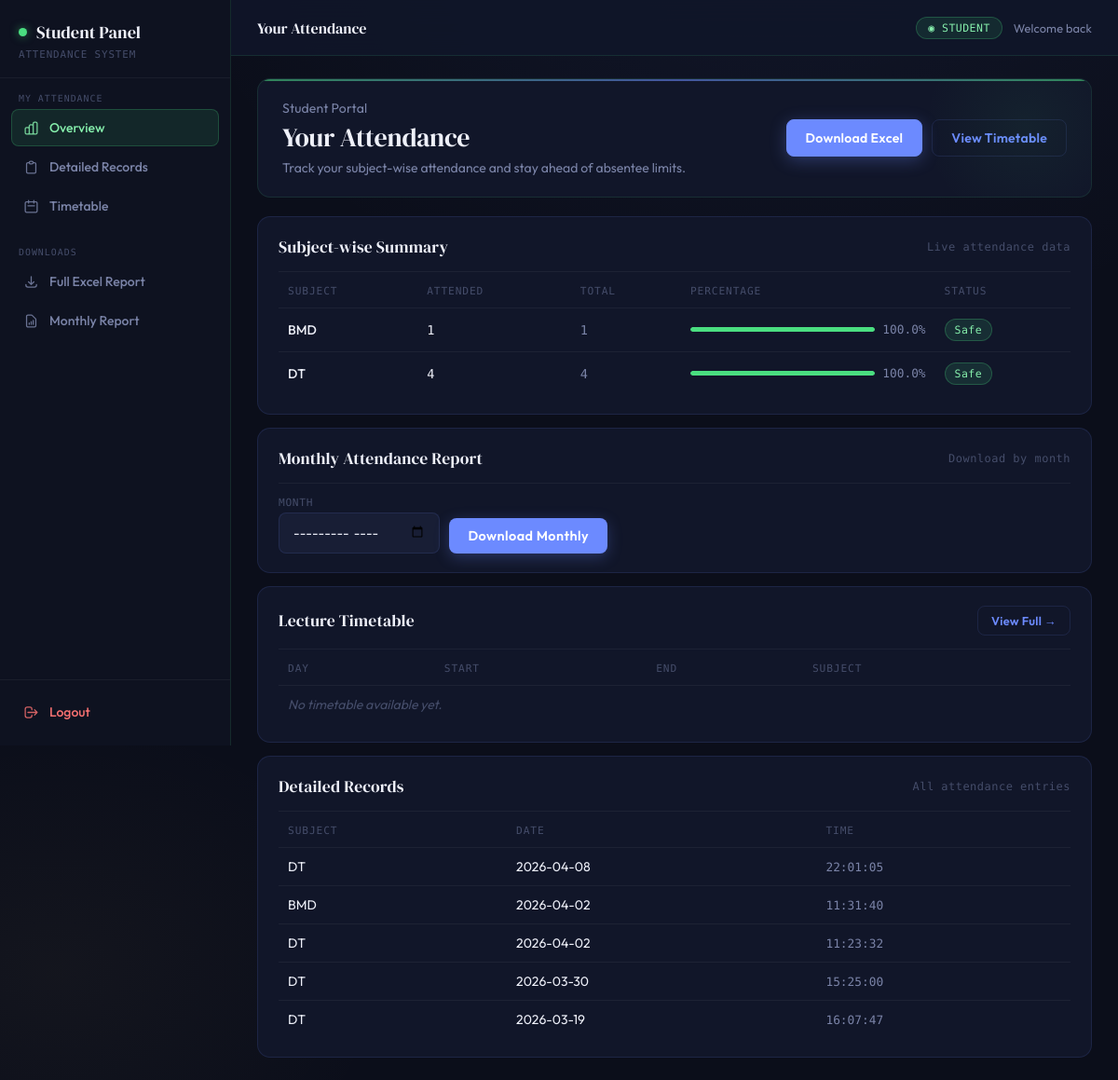
/student_dashboard (signed in), run on the app's committed database.
### tables this page shows
CREATE TABLE attendance(
        id INTEGER PRIMARY KEY AUTOINCREMENT,
        student_id INTEGER,
        subject TEXT,
        date TEXT,
        time TEXT
    );

### app/routes/dashboard_routes.py (the view)
@dashboard_bp.route("/student_dashboard")
def student_dashboard():
    if session.get("role") != "student":
        return redirect("/dashboard")
    user_id = session["user_id"]
    conn = get_connection()
    c = conn.cursor()
    student = c.execute(
        "SELECT id FROM students WHERE user_id=?",
        (user_id,)
    ).fetchone()
    student_id = student[0]
    data = c.execute("""
        SELECT subject, COUNT(id)
        FROM attendance
        WHERE student_id=?
        GROUP BY subject
    """, (student_id,)).fetchall()
    result = []
    for subject, attended in data:
        total = c.execute("""
            SELECT COUNT(DISTINCT date)
            FROM attendance
            WHERE subject=?
        """, (subject,)).fetchone()[0]
        risk, percent = predict_risk(attended, total)
        result.append((subject, attended, total, round(percent,2), risk))
    records = c.execute(
        """
        SELECT subject, date, time
        FROM attendance
        WHERE student_id=?
        ORDER BY date DESC, time DESC
        """,
        (student_id,)
    ).fetchall()
    conn.close()
    timetable = get_all_timetable()
    return render_template("student_dashboard.html", result=result, records=records, timetable=timetable)

### app/models/db.py (called while the page is built)
def get_connection():
    return sqlite3.connect(DB)

### app/services/risk_service.py (called while the page is built)
def predict_risk(attended, total):
    if total == 0:
        return "No Data", 0
    percentage = (attended / total) * 100
    if percentage < 60:
        return "High Risk", percentage
    elif percentage < 75:
        return "Moderate Risk", percentage
    else:
        return "Safe", percentage

### app/services/timetable_service.py (called while the page is built)
def _ensure_timetable_file():
    if not os.path.exists(TIMETABLE_FILE):
        wb = Workbook()
        ws = wb.active
        ws.title = "Timetable"
        ws.append(["Day", "Start", "End", "Subject"])
        wb.save(TIMETABLE_FILE)

def get_all_timetable():
    _ensure_timetable_file()
    wb = load_workbook(TIMETABLE_FILE)
    sheet = wb["Timetable"]
    entries = []
    for row in sheet.iter_rows(min_row=2, values_only=True):
        if not any(row):
            continue
        day, start, end, subject = row
        entries.append({"day": day or "", "start": start or "", "end": end or "", "subject": subject or ""})
    return entries

### app/templates/student_dashboard.html (shortened to what this page needs)
<!DOCTYPE html>
<html lang="en">
<head>
    <link rel="stylesheet" href="{{ url_for('static', filename='css/style.css') }}">
</head>
<body>
<div class="app-shell">
    <aside class="sidebar" id="sidebar">
        <div class="sidebar-logo">
            <div class="brand">
                <span class="brand-dot"></span>
                Student Panel
            </div>
            <div class="sub">Attendance System</div>
        </div>
        <div class="sidebar-section">
            <div class="sidebar-label">My Attendance</div>
            <a href="#" class="nav-item active">
                Overview
            </a>
            <a href="#detailed-records" class="nav-item">
                <svg class="nav-icon" fill="none" viewBox="0 0 24 24" stroke="currentColor" stroke-width="1.8">
                    <path stroke-linecap="round" stroke-linejoin="round" d="M9 5H7a2 2 0 00-2 2v12a2 2 0 002 2h10a2 2 0 002-2V7a2 2 0 00-2-2h-2M9 5a2 2 0 002 2h2a2 2 0 002-2M9 5a2 2 0 012-2h2a2 2 0 012 2"/>
                </svg>
                Detailed Records
            </a>
            <a href="#timetable-section" class="nav-item">
                <svg class="nav-icon" fill="none" viewBox="0 0 24 24" stroke="currentColor" stroke-width="1.8">
                    <path stroke-linecap="round" stroke-linejoin="round" d="M8 7V3m8 4V3m-9 8h10M5 21h14a2 2 0 002-2V7a2 2 0 00-2-2H5a2 2 0 00-2 2v12a2 2 0 002 2z"/>
                </svg>
                Timetable
            </a>
        </div>
        <div class="sidebar-section">
            <div class="sidebar-label">Downloads</div>
            <a href="/download_student_attendance" class="nav-item">
                <svg class="nav-icon" fill="none" viewBox="0 0 24 24" stroke="currentColor" stroke-width="1.8">
                    <path stroke-linecap="round" stroke-linejoin="round" d="M4 16v1a3 3 0 003 3h10a3 3 0 003-3v-1m-4-4l-4 4m0 0l-4-4m4 4V4"/>
                </svg>
                Full Excel Report
            </a>
            <a href="#monthly-section" class="nav-item">
                <svg class="nav-icon" fill="none" viewBox="0 0 24 24" stroke="currentColor" stroke-width="1.8">
                    <path stroke-linecap="round" stroke-linejoin="round" d="M9 17v-2m3 2v-4m3 4v-6m2 10H7a2 2 0 01-2-2V5a2 2 0 012-2h5.586a1 1 0 01.707.293l5.414 5.414a1 1 0 01.293.707V19a2 2 0 01-2 2z"/>
                </svg>
                Monthly Report
            </a>
        </div>
        <div class="sidebar-bottom">
            <a href="/logout" class="nav-item logout">
                <svg class="nav-icon" fill="none" viewBox="0 0 24 24" stroke="currentColor" stroke-width="1.8">
                    <path stroke-linecap="round" stroke-linejoin="round" d="M17 16l4-4m0 0l-4-4m4 4H7m6 4v1a3 3 0 01-3 3H6a3 3 0 01-3-3V7a3 3 0 013-3h4a3 3 0 013 3v1"/>
                </svg>
                Logout
            </a>
        </div>
    </aside>
    <div class="main-content">
        <header class="topbar">
            <div style="display:flex; align-items:center; gap:14px;">
                <span class="topbar-title">Your Attendance</span>
            </div>
            <div style="display:flex; align-items:center; gap:12px;">
                <span class="student-badge">◉ STUDENT</span>
                <span class="subtle" style="font-size:0.8rem;">Welcome back</span>
            </div>
        </header>
        <div class="page-body">
            <div class="hero">
                <div>
                    <p class="subtle" style="margin:0 0 6px;">Student Portal</p>
                    <h1>Your Attendance</h1>
                    <p class="caption">Track your subject-wise attendance and stay ahead of absentee limits.</p>
                </div>
                <div class="hero-actions">
                    <a href="/download_student_attendance" class="btn btn-primary">Download Excel</a>
                    <a href="/timetable" class="btn btn-outline">View Timetable</a>
                </div>
            </div>
            <div class="card">
                <div class="card-header">
                    <h3>Subject-wise Summary</h3>
                    <span class="small">Live attendance data</span>
                </div>
                <table class="table">
                    <thead>
                        <tr>
                            <th>Subject</th>
                            <th>Attended</th>
                            <th>Total</th>
                            <th>Percentage</th>
                            <th>Status</th>
                        </tr>
                    </thead>
                    <tbody>
                    {% for row in result %}
                    <tr>
                        <td style="font-weight:500;">{{ row[0] }}</td>
                        <td>
                            <span style="font-family:'DM Mono',monospace; font-size:0.85rem;">{{ row[1] }}</span>
                        </td>
                        <td>
                            <span style="font-family:'DM Mono',monospace; font-size:0.85rem; color:#7b84a8;">{{ row[2] }}</span>
                        </td>
                        <td>
                            <div class="pct-wrap">
                                <div class="pct-bar">
                                    <div class="pct-fill {% if row[4] == 'Safe' %}safe{% elif row[4] == 'Moderate Risk' %}moderate{% else %}danger{% endif %}"
                                         style="width: {{ row[3] }}%;">
                                    </div>
                                </div>
                                <span class="pct-label">{{ row[3] }}%</span>
                            </div>
                        </td>
                        <td>
                            {% if row[4] == "Safe" %}
                                <span class="badge safe">Safe</span>
                            {% elif row[4] == "Moderate Risk" %}
                                <span class="badge moderate">Warning</span>
                            {% else %}
                                <span class="badge high">High Risk</span>
                            {% endif %}
                        </td>
                    </tr>
                    {% endfor %}
                    </tbody>
                </table>
            </div>
            <div class="card" id="monthly-section" style="margin-top:14px;">
                <div class="card-header">
                    <h3>Monthly Attendance Report</h3>
                    <span class="small">Download by month</span>
                </div>
                <form action="/download_student_monthly_attendance" method="get">
                    <div class="inline-form">
                        <div class="field">
                            <label>Month</label>
                            <input type="month" name="month_year" required>
                        </div>
                        <button type="submit" style="width:auto; padding:10px 20px; margin-top:0; align-self:flex-end;">
                            Download Monthly
                        </button>
                    </div>
                </form>
            </div>
            <div class="card" id="timetable-section" style="margin-top:14px;">
                <div class="card-header">
                    <h3>Lecture Timetable</h3>
                    <a href="/timetable" class="btn btn-outline" style="font-size:0.8rem; padding:7px 14px;">View Full →</a>
                </div>
                <table class="table">
                    <thead>
                        <tr><th>Day</th><th>Start</th><th>End</th><th>Subject</th></tr>
                    </thead>
                    <tbody>
                    {% if timetable|length == 0 %}
                        <tr><td colspan="4" style="color:#454d6a; font-style:italic;">No timetable available yet.</td></tr>
                    {% endif %}
                    </tbody>
                </table>
            </div>
            <div class="card" id="detailed-records" style="margin-top:14px;">
                <div class="card-header">
                    <h3>Detailed Records</h3>
                    <span class="small">All attendance entries</span>
                </div>
                {% if records %}
                <table class="recent-table">
                    <thead>
                        <tr><th>Subject</th><th>Date</th><th>Time</th></tr>
                    </thead>
                    <tbody>
                    {% for subject, date, time in records %}
                        <tr>
                            <td>{{ subject }}</td>
                            <td>{{ date }}</td>
                            <td>
                                <span style="font-family:'DM Mono',monospace; font-size:0.8rem; color:#7b84a8;">{{ time }}</span>
                            </td>
                        </tr>
                    {% endfor %}
                    </tbody>
                </table>
                {% else %}
                <p class="empty">No attendance records yet.</p>
                {% endif %}
            </div>
        </div>
    </div>
</div>
</body>
</html>

### app/templates/student_dashboard.html (style rules this page uses)
.app-shell { display: flex; min-height: 100vh; }
.sidebar { width: 248px; flex-shrink: 0; background: #0e1220; border-right: 1px solid rgba(74,222,128,0.12); display: flex; flex-direction: column; position: fixed; top: 0; left: 0; height: 100vh; z-index: 200; transition: transform 0.3s ease; overflow-y: auto; }
.sidebar-logo { padding: 22px 20px 18px; border-bottom: 1px solid rgba(255,255,255,0.05); }
.sidebar-logo .brand { font-family: 'DM Serif Display', serif; font-size: 1.15rem; color: #eef0f9; display: flex; align-items: center; gap: 10px; }
.brand-dot { width: 9px; height: 9px; background: #4ade80; border-radius: 50%; box-shadow: 0 0 10px rgba(74,222,122,0.55); flex-shrink: 0; }
.sidebar-logo .sub { font-size: 0.68rem; color: #454d6a; font-family: 'DM Mono', monospace; margin-top: 5px; letter-spacing: 0.08em; text-transform: uppercase; }
.sidebar-section { padding: 16px 12px 6px; }
.sidebar-label { font-family: 'DM Mono', monospace; font-size: 0.62rem; text-transform: uppercase; letter-spacing: 0.1em; color: #454d6a; padding: 0 8px; margin-bottom: 6px; }
.nav-item { display: flex; align-items: center; gap: 11px; padding: 10px 12px; border-radius: 8px; color: #7b84a8; text-decoration: none; font-size: 0.875rem; font-weight: 500; transition: all 0.18s ease; margin-bottom: 2px; border: 1px solid transparent; }
.nav-item.active { background: rgba(74,222,128,0.10); color: #86efac; border-color: rgba(74,222,128,0.22); }
.nav-icon { width: 17px; height: 17px; flex-shrink: 0; opacity: 0.85; }
.sidebar-bottom { margin-top: auto; padding: 14px 12px; border-top: 1px solid rgba(255,255,255,0.05); }
.nav-item.logout { color: #f87171; }
.main-content { margin-left: 248px; flex: 1; min-width: 0; }
.topbar { background: rgba(17,22,41,0.88); backdrop-filter: blur(18px); -webkit-backdrop-filter: blur(18px); border-bottom: 1px solid rgba(74,222,128,0.12); height: 60px; display: flex; align-items: center; justify-content: space-between; padding: 0 28px; position: sticky; top: 0; z-index: 100; }
.topbar-title { font-family: 'DM Serif Display', serif; font-size: 1rem; color: #eef0f9; font-weight: 400; }
.student-badge { background: rgba(74,222,128,0.10); border: 1px solid rgba(74,222,128,0.25); border-radius: 20px; padding: 4px 12px; font-size: 0.72rem; color: #86efac; font-family: 'DM Mono', monospace; letter-spacing: 0.04em; }
.page-body { padding: 24px 28px; }
.hero { display: flex; justify-content: space-between; align-items: center; background: #111629; border: 1px solid rgba(74,222,128,0.12); border-radius: 14px; padding: 22px 26px; margin-bottom: 20px; gap: 16px; position: relative; overflow: hidden; }
.hero::before { content: ''; position: absolute; top: 0; left: 0; right: 0; height: 2px; background: linear-gradient(90deg, #4ade80, #6c8aff, #4ade80); opacity: 0.55; }
.hero::after { content: ''; position: absolute; top: -60px; right: -40px; width: 220px; height: 220px; background: radial-gradient(circle, rgba(74,222,128,0.06) 0%, transparent 70%); pointer-events: none; }
.hero h1 { margin: 0 0 4px; font-family: 'DM Serif Display', serif; font-size: 1.75rem; font-weight: 400; color: #eef0f9; }
.badge { display: inline-block; padding: 4px 10px; border-radius: 20px; font-size: 0.72rem; font-family: 'DM Mono', monospace; font-weight: 500; letter-spacing: 0.04em; }
.badge.safe { background: rgba(74,222,128,0.12); color: #86efac; border: 1px solid rgba(74,222,128,0.25); }
.pct-wrap { display: flex; align-items: center; gap: 8px; }
.pct-bar { flex: 1; height: 5px; background: rgba(255,255,255,0.06); border-radius: 99px; overflow: hidden; min-width: 60px; }
.pct-fill { height: 100%; border-radius: 99px; transition: width 0.4s ease; }
.pct-fill.safe { background: #4ade80; }
.pct-label { font-family: 'DM Mono', monospace; font-size: 0.8rem; color: #7b84a8; min-width: 36px; text-align: right; }
.inline-form { display: flex; flex-wrap: wrap; gap: 10px; align-items: flex-end; }
.inline-form .field { display: flex; flex-direction: column; gap: 4px; }
.inline-form label { font-size: 0.7rem; font-family: 'DM Mono', monospace; text-transform: uppercase; letter-spacing: 0.06em; color: #454d6a; }
.inline-form input { margin-top: 0; width: auto; min-width: 160px; }

### data on the page
attendance: subject "DT", date "2026-04-08", time "22:01:05"
attendance: subject "BMD", date "2026-04-02", time "11:31:40"
attendance: subject "DT", date "2026-04-02", time "11:23:32"
attendance: subject "DT", date "2026-03-30", time "15:25:00"
attendance: subject "DT", date "2026-03-19", time "16:07:47"

### other printed values
{{ row[0] }} "BMD" "DT"
{{ row[1] }} "1" "4"
{{ row[2] }} "1" "4"
{{ row[3] }} "100.0" "100.0"
